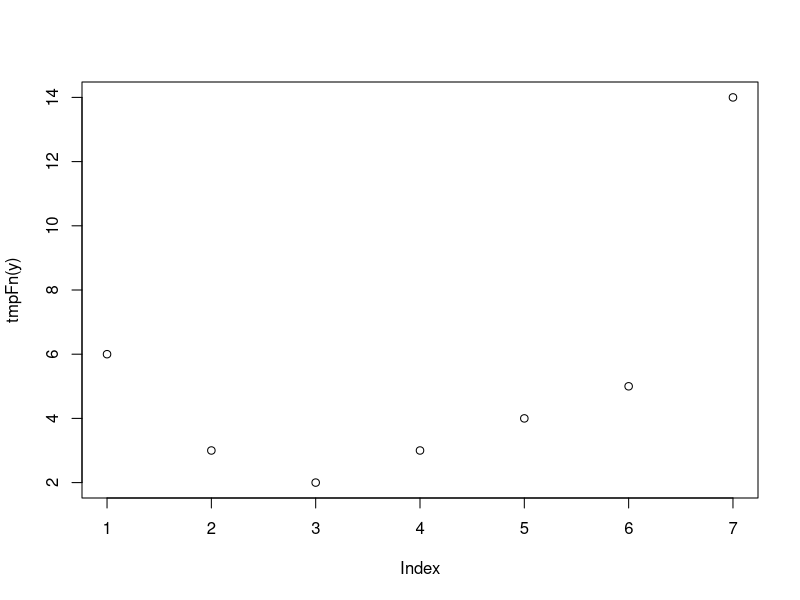

Here is the R script that generated this plot: (Note: this script raises an error after producing the figure.)
#assignment 3
#question 1 
#a 
tmpFn1 <- function(xVec){
  return(xVec^(1:length(xVec)))
}
a <- c(1:5)
b <- tmpFn1(a)
b
tmpFn2 <- function(xVec2){
  return(xVec2^(1:length(xVec2))/(1:length(xVec2)))
}
a <- c(1:5)
b <- tmpFn2(a)
b
#b
tmpFn3 <- function(x){
  return(1+sum((x^(1:length(x))/(1:length(x)))))
}
a <- c(1:5)
b <- tmpFn3(a)
b

#question 2 
tmpFn <- function(xVec){
  n <- length(xVec)
  return((xVec[1:(n-2)]+xVec[2:(n-1)]+xVec[3:n])/3)
}
a <- c(1:5, 6:1)
b <- tmpFn(a)
b

#question 3 
tmpFn <- function(x){
  ifelse(x<0, x^2+2*x+3, ifelse(x<2, x+3, x^2+4*x-7))
}
y <- c(-3:3)
plot(tmpFn(y))

#question 4 
tmpFn <- function(mat){
  mat[mat%%2==1] <- 2*mat[mat%%2==1] 
  mat
}
tmpFn(matrix(c(1, 5, -2, 1, 2, -1, 3, 6, 3), 3, 3))

#question 5 
x <- (diag(2, 5, 5))
y <- abs(row(x)-col(x))
x[y==1] <- 1
x
x <- function(n,k){
  x <- (diag(n, k, k))
  y <- abs(row(x)-col(x))
  x[y==1] <- 1
  x
}

#question 6 
quad <- function(alpha)
{
  1 + (alpha%%360)%/%90
}
quad(100)
quad(180)
quad(307)
quad(449)

#question 7 
#a 
weekday <- function(day, month, year){
  month <- month-2
  if(month<=0){
    month <- month+12
    year <- year-1
  }
  c <- year%/%100
  year <- year%%100
  x <- round((2.6*month-0.2), digits=0) + day + year + year%/%4 + c%/%4 - 2*c
  y <- x%%7 + 1 
  y
}
weekday(31, 1, 2018)
#b
weekday(c(1:4), c(1:4), c(2001:2004))

#question 8 
#a
testLoop <- function(n){
  xVec <- rep(0, n-1)
  xVec[1] <- 1
  xVec[2] <- 2
  for(j in 3:(n-1))
    xVec[j] <-xVec[j-1] + 2/xVec[j-1] 
  xVec
}
testLoop(6)
#b 
testLoop2 <- function(yVec){
  n <- length(yVec)
  sum(exp(1:n))
}
testLoop2(1:5)

#question 9 
#a 
quadmap <- function(start, rho, niter){
  x <- rep(0, niter)
  x[1] <- start
  for(i in 1:(niter-1)){
    x[i+1] <- rho * x[i] * (1-x[i])
  }
  x
}
quadmap(10,6,7)
tmp <- quadmap(start=0.95, rho=2.99, niter=500)
plot(tmp, type="l")
plot(tmp[300:500], type="l")
#b 
quadmap2 <- function(start, rho, c=.02){
  x <- start
  y <- rho*x*(1 - x)
  n <- 1
  while(abs(x - y) >= c) {
    x <- y
    y <- rho*x*(1 - x)
    n <- n + 1
  }
  n
}
quadmap2(.95, 2.99)

#question 10 
#a
tmpFn <- function(xVec){
  x <- xVec - mean(xVec)
  n <- length(xVec)
  num <- sum(x[2:n] * x[1:n])
  denom <- sum(x^2)
  y <- num/denom
  z <- list(y, y)
  z
}
tmpFn(c(2:56, by=3))
#b
tmpFn <- function(xVec, k){
  x <- xVec - mean(xVec)
  n <- length(xVec)
  num <- sum(x[2:n] * x[1:n])
  denom <- sum(x^2)
  tmpFn2 <- function(j){ sum(num[(j+1):n] * num[1:(n-j)])/denom }
  c(1, sapply(1:k, tmpFn2))
}
